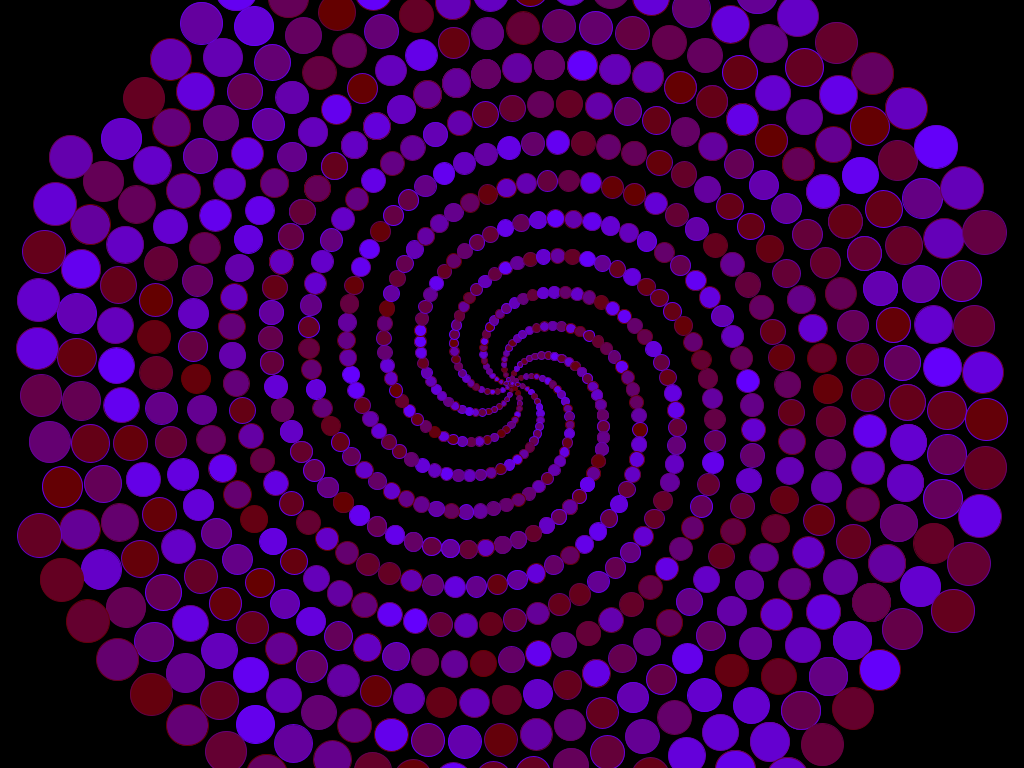
Frame 1 (no input)
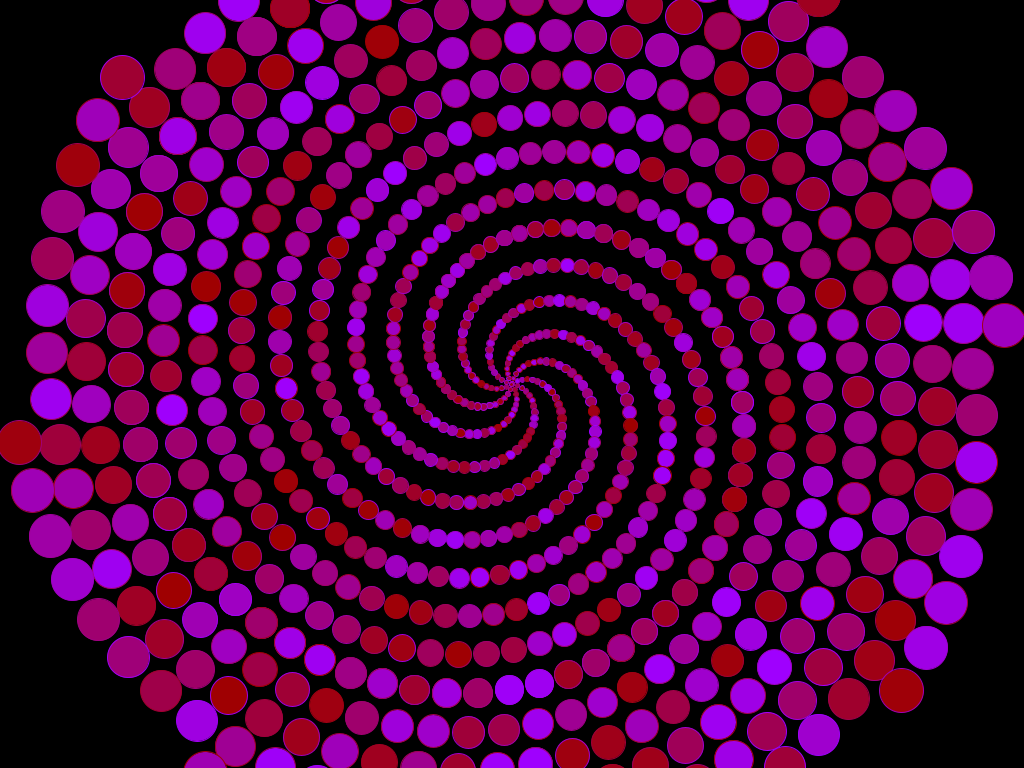
Frame 60 (the mouse pressed at the canvas centre just before this capture)
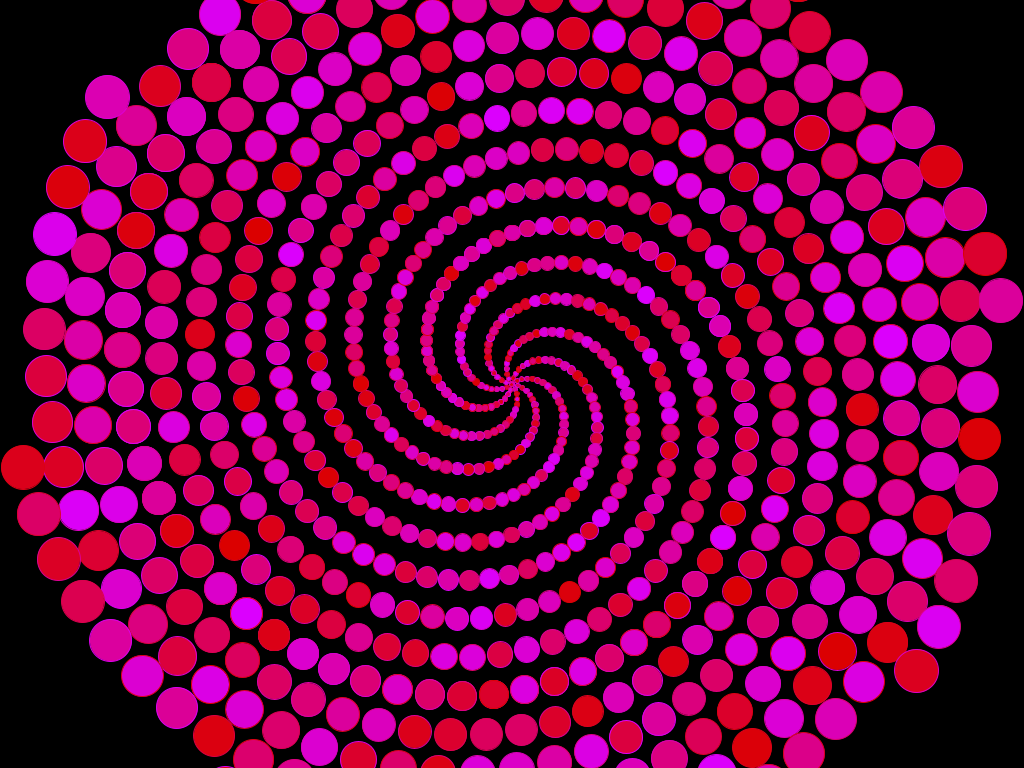
Frame 120 (the mouse held since frame 60 and released just before this capture)

The Processing sketch that drew these frames (run headless with seeded random() and noise(); from frame 60 on, the mouse is pressed at the canvas centre):

// Processing sketch: MoreSpirals
// ── MoreSpirals.pde
/* OpenProcessing Tweak of *@*http://www.openprocessing.org/sketch/163936*@* */
/* !do not delete the line above, required for linking your tweak if you upload again */
void setup()
{
  size(1024, 768);
  background(0);
  smooth();
  centX = width / 2;
  centY = height / 2;
  lastX = centX;
  lastY = centY;  
}

float segments = 12;
int centX, centY;
float lastX, lastY;
int col = 100;
int colInc = 1;
float rot = 0.0f; // rotate by this each time
  
void draw()
{
  float offset = 0.0f; // Offset each iteration by this
  background(0);
  float bigRadius = 1;
  float smallRadius = 2;
  stroke(col, 0, 0);
  segments = 8;
    
  for (int i = 0 ; i <  100; i ++)
  {
    float thetaInc = TWO_PI / segments;    
    for (float theta = 0 ; theta < TWO_PI ; theta += thetaInc)
    {
      float x = centX + sin(theta + offset + rot) * bigRadius; 
      float y = centY -cos(theta + offset + rot) * bigRadius;
      fill(col, 0, random(0, 255));
      stroke(col, 0, random(0, 255));

      //line(lastX, lastY, x, y);
      lastX = x;
      lastY = y;
      ellipse(x, y, smallRadius * 2.0f, smallRadius * 2.0f);
    }
    bigRadius += 5f;
    smallRadius += 0.2f;
    offset += 0.1f;
  }
  if ((col > 255) || (col < 100))
  {
    colInc = - colInc;
  }
  col += colInc;
  rot += (float)(mouseY - centY) / ((float) height * 10.0f);
}
